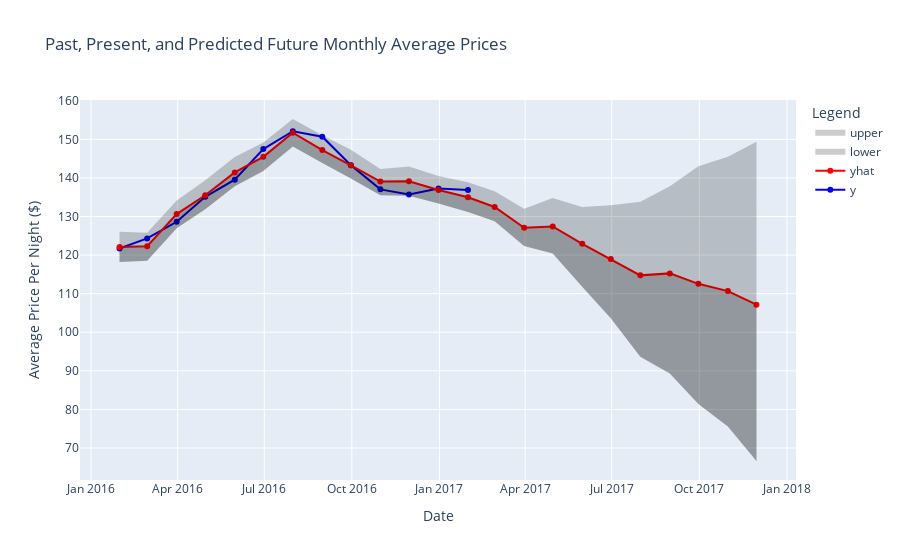

Notebook source saved alongside this figure:
### Code cell
fig = go.Figure()

fig.add_trace(
    go.Scatter(x=previous_future_prices.index, 
                y=previous_future_prices['y'], 
                mode='lines+markers',
                name='y',
                line_color='blue')
)

fig.add_trace(
    go.Scatter(x=previous_future_prices.index, 
                y=previous_future_prices['yhat'], 
                mode='lines+markers',
                line_color='red',
                name='yhat'),
)

fig.add_trace(
    go.Scatter(x=previous_future_prices.index, 
                y=previous_future_prices['yhat_lower'],
                fillcolor='rgba(0,0,0,.2)', 
                fill='tonexty', 
                mode='none', 
                name='lower')
)

fig.add_trace(
    go.Scatter(x=previous_future_prices.index, 
                y=previous_future_prices['yhat_upper'],
                fillcolor='rgba(0,0,0,.2)', 
                fill='tonexty', 
                mode='none', 
                name='upper')
)



fig.update_layout(
    title="Past, Present, and Predicted Future Monthly Average Prices",
    xaxis_title="Date",
    yaxis_title="Average Price Per Night ($)",
    legend_title="Legend",
)


fig.show()

### Figure 1 — Plotly figure (JSON) as saved in the notebook; plotly's stock layout.template omitted (floating-point values rounded to 4 significant figures)
{"data": [{"line": {"color": "blue"}, "mode": "lines+markers", "name": "y", "type": "scatter", "x": ["2016-01-31T00:00:00", "2016-02-29T00:00:00", "2016-03-31T00:00:00", "2016-04-30T00:00:00", "2016-05-31T00:00:00", "2016-06-30T00:00:00", "2016-07-31T00:00:00", "2016-08-31T00:00:00", "2016-09-30T00:00:00", "2016-10-31T00:00:00", "2016-11-30T00:00:00", "2016-12-31T00:00:00", "2017-01-31T00:00:00", "2017-02-28T00:00:00", "2017-03-31T00:00:00", "2017-04-30T00:00:00", "2017-05-31T00:00:00", "2017-06-30T00:00:00", "2017-07-31T00:00:00", "2017-08-31T00:00:00", "2017-09-30T00:00:00", "2017-10-31T00:00:00", "2017-11-30T00:00:00"], "y": [121.7, 124.3, 128.6, 135.1, 139.5, 147.5, 152.1, 150.7, 143.3, 137.0, 135.7, 137.2, 136.8, null, null, null, null, null, null, null, null, null, null]}, {"line": {"color": "red"}, "mode": "lines+markers", "name": "yhat", "type": "scatter", "x": ["2016-01-31T00:00:00", "2016-02-29T00:00:00", "2016-03-31T00:00:00", "2016-04-30T00:00:00", "2016-05-31T00:00:00", "2016-06-30T00:00:00", "2016-07-31T00:00:00", "2016-08-31T00:00:00", "2016-09-30T00:00:00", "2016-10-31T00:00:00", "2016-11-30T00:00:00", "2016-12-31T00:00:00", "2017-01-31T00:00:00", "2017-02-28T00:00:00", "2017-03-31T00:00:00", "2017-04-30T00:00:00", "2017-05-31T00:00:00", "2017-06-30T00:00:00", "2017-07-31T00:00:00", "2017-08-31T00:00:00", "2017-09-30T00:00:00", "2017-10-31T00:00:00", "2017-11-30T00:00:00"], "y": [122.1, 122.3, 130.6, 135.5, 141.4, 145.5, 151.7, 147.2, 143.3, 139.0, 139.1, 136.9, 135.0, 132.5, 127.1, 127.4, 122.9, 119.0, 114.7, 115.3, 112.6, 110.7, 107.2]}, {"fill": "tonexty", "fillcolor": "rgba(0,0,0,.2)", "mode": "none", "name": "lower", "type": "scatter", "x": ["2016-01-31T00:00:00", "2016-02-29T00:00:00", "2016-03-31T00:00:00", "2016-04-30T00:00:00", "2016-05-31T00:00:00", "2016-06-30T00:00:00", "2016-07-31T00:00:00", "2016-08-31T00:00:00", "2016-09-30T00:00:00", "2016-10-31T00:00:00", "2016-11-30T00:00:00", "2016-12-31T00:00:00", "2017-01-31T00:00:00", "2017-02-28T00:00:00", "2017-03-31T00:00:00", "2017-04-30T00:00:00", "2017-05-31T00:00:00", "2017-06-30T00:00:00", "2017-07-31T00:00:00", "2017-08-31T00:00:00", "2017-09-30T00:00:00", "2017-10-31T00:00:00", "2017-11-30T00:00:00"], "y": [118.2, 118.5, 126.9, 131.9, 137.9, 141.8, 148.1, 143.8, 139.9, 135.5, 135.4, 133.4, 131.2, 128.7, 122.3, 120.4, 111.8, 103.6, 93.66, 89.32, 81.43, 75.57, 66.63]}, {"fill": "tonexty", "fillcolor": "rgba(0,0,0,.2)", "mode": "none", "name": "upper", "type": "scatter", "x": ["2016-01-31T00:00:00", "2016-02-29T00:00:00", "2016-03-31T00:00:00", "2016-04-30T00:00:00", "2016-05-31T00:00:00", "2016-06-30T00:00:00", "2016-07-31T00:00:00", "2016-08-31T00:00:00", "2016-09-30T00:00:00", "2016-10-31T00:00:00", "2016-11-30T00:00:00", "2016-12-31T00:00:00", "2017-01-31T00:00:00", "2017-02-28T00:00:00", "2017-03-31T00:00:00", "2017-04-30T00:00:00", "2017-05-31T00:00:00", "2017-06-30T00:00:00", "2017-07-31T00:00:00", "2017-08-31T00:00:00", "2017-09-30T00:00:00", "2017-10-31T00:00:00", "2017-11-30T00:00:00"], "y": [126.0, 125.8, 134.1, 139.4, 145.4, 149.2, 155.3, 151.1, 147.3, 142.3, 142.9, 140.5, 138.9, 136.5, 132.0, 134.8, 132.5, 132.9, 133.8, 137.9, 143.0, 145.5, 149.4]}], "layout": {"legend": {"title": {"text": "Legend"}}, "title": {"text": "Past, Present, and Predicted Future Monthly Average Prices"}, "xaxis": {"title": {"text": "Date"}}, "yaxis": {"title": {"text": "Average Price Per Night ($)"}}}}
